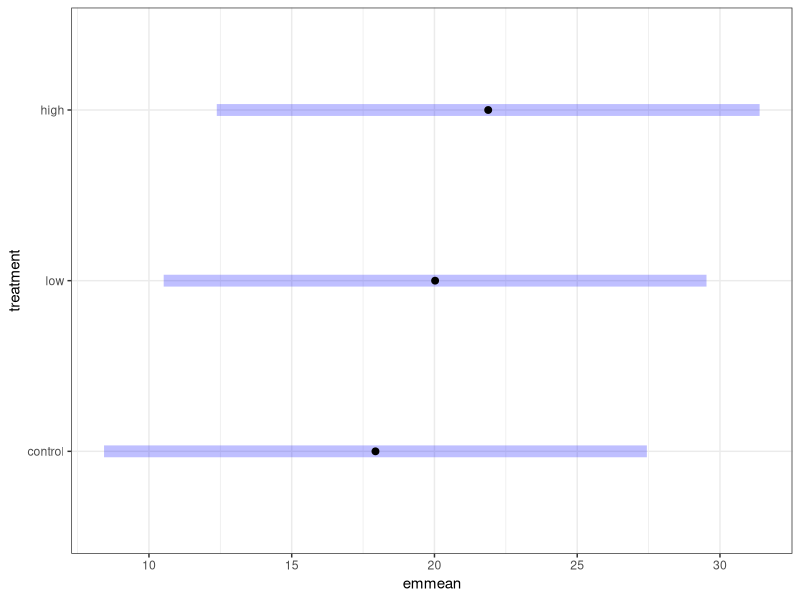
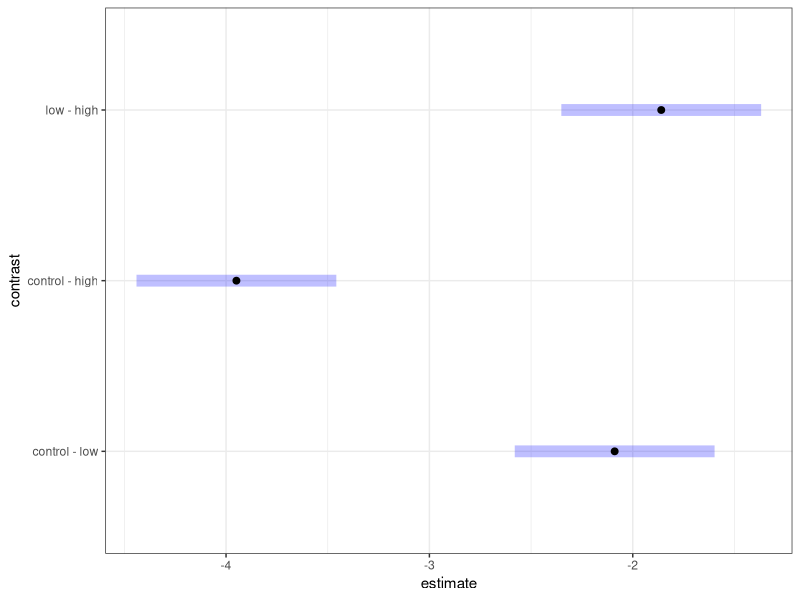
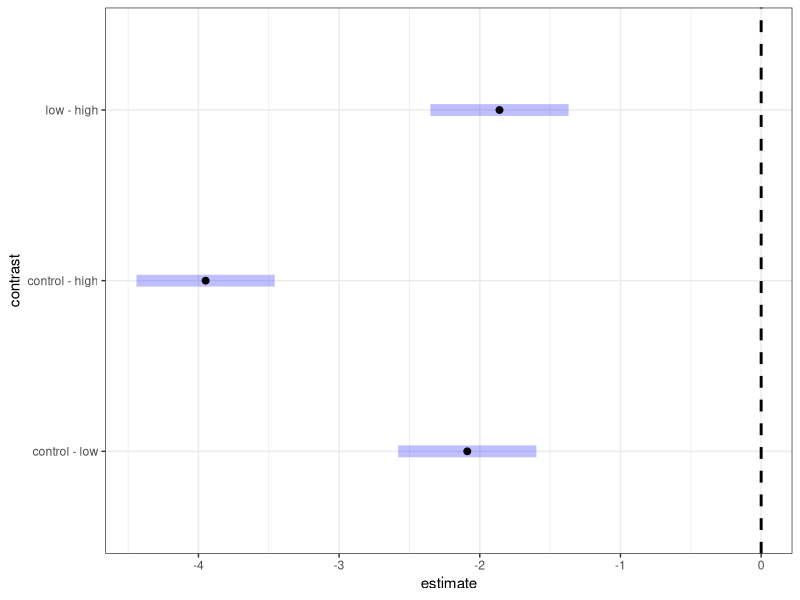

Reproduce these figures in R, in order. (Note: this script raises an error after producing the figures.)
## ---- chunk 1
knitr::opts_chunk$set(echo = TRUE, message = TRUE, warning = TRUE)
## ---- chunk 2
library(tidyverse)
library(lme4)
library(emmeans)
library(multcomp)
## ---- chunk 3
fert_biomass <- read_csv('datasets/fertilizer_biomass.csv') %>%
  mutate(treatment = factor(treatment, levels = c('control', 'low', 'high')))

fert_mm <- lmer(biomass ~ treatment + (1 | field), data = fert_biomass)
## ---- chunk 4
theme_set(theme_bw())
## ---- chunk 5
fert_emm <- emmeans(fert_mm, ~ treatment)

fert_emm
## ---- chunk 6
plot(fert_emm)
## ---- chunk 7
contrast(fert_emm, method = 'pairwise')
## ---- chunk 8
contr_sidak <- contrast(fert_emm, method = 'pairwise', adjust = 'sidak')

contr_sidak
## ---- chunk 9
plot(contr_sidak)
## ---- chunk 10
plot(contr_sidak) + geom_vline(xintercept = 0, linetype = 'dashed', linewidth = 1)
## ---- chunk 11
cld(fert_emm, adjust = 'sidak')
## ---- chunk 12
cld(fert_emm, adjust = 'sidak', Letters = letters)
## ---- chunk 13
contrast(fert_emm, method = 'trt.vs.ctrl')
## ---- chunk 14
data('stirret.borers', package = 'agridat')

stirret.borers <- stirret.borers %>%
  mutate(trt = factor(trt, levels = c('None', 'Early', 'Late', 'Both')))

glmm_borers <- glmer(count2 ~ trt + (1|block), data = stirret.borers, family = poisson)
## ---- chunk 15
emmeans(glmm_borers, ~ trt)
## ---- chunk 16
emm_borers <- emmeans(glmm_borers, ~ trt, type = 'response')

emm_borers
## ---- chunk 17
contrast(emm_borers, method = 'pairwise', adjust = 'sidak')
## ---- chunk 18
fish_fillets <- read_csv('datasets/fish_fillets.csv')
fit_fillets <- lmer(thickness ~ species + prep + species:prep + (1|fishID), data = fish_fillets)
## ---- chunk 19
emm_species <- emmeans(fit_fillets, ~ species)
emm_prep <- emmeans(fit_fillets, ~ prep)

emm_species
emm_prep
## ---- chunk 20
emm_species_x_prep <- emmeans(fit_fillets, ~ species + prep)

emm_species_x_prep
## ---- chunk 21
cld(emm_species_x_prep, adjust = 'sidak', Letters = letters)
## ---- chunk 22
emm_prep_within_species <- emmeans(fit_fillets, ~ prep | species)

cld(emm_prep_within_species, adjust = 'sidak', Letters = letters)
